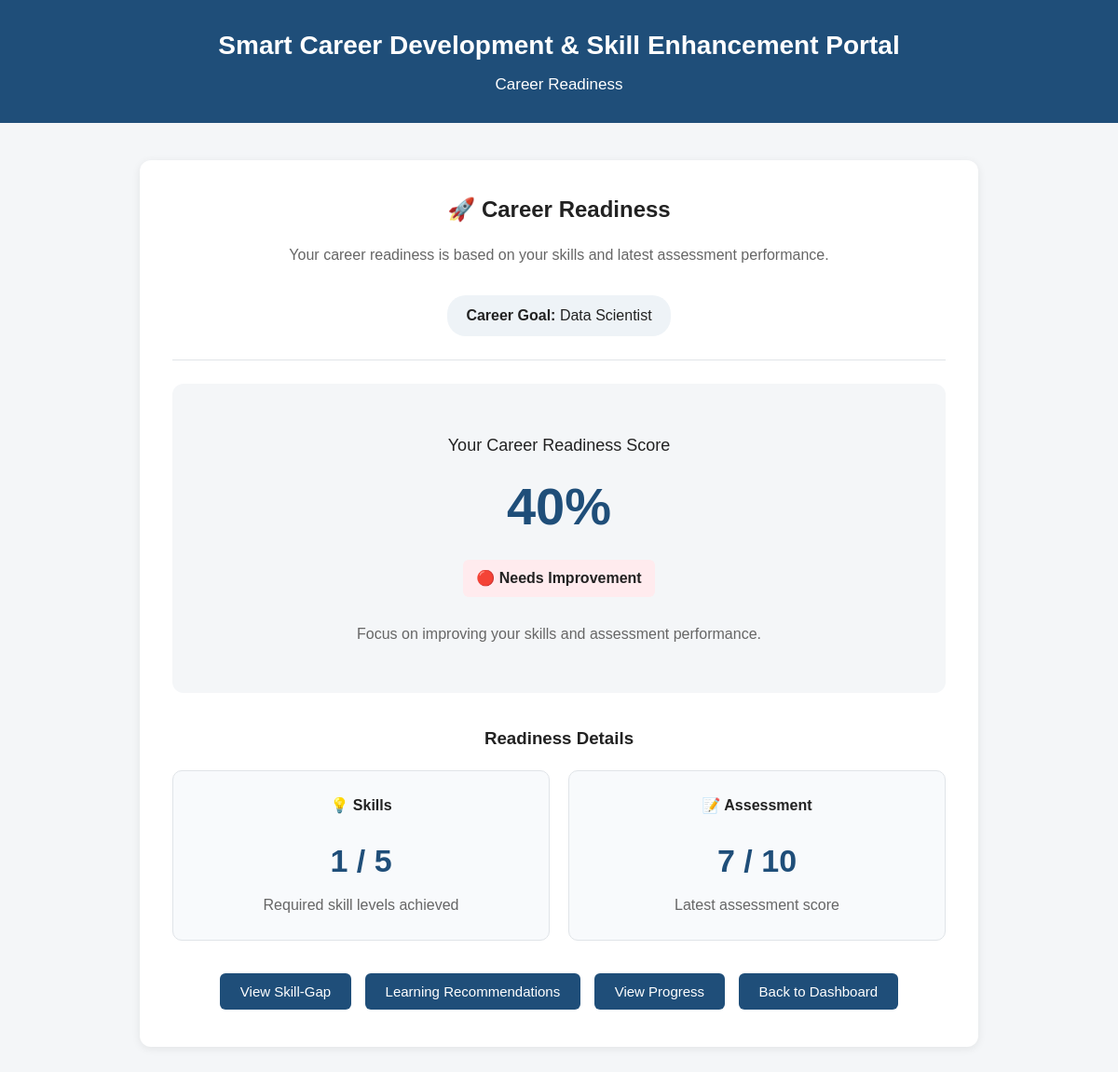
Screenshot of /career-readiness (signed in) with the database file from the repository.
### models.py (models this page shows, shortened)
class Student(db.Model):
    id = db.Column(db.Integer, primary_key=True)
    name = db.Column(db.String(100), nullable=False)
    email = db.Column(db.String(100), unique=True, nullable=False)
    password = db.Column(db.String(255), nullable=False)
    course = db.Column(db.String(100))
    career_goal = db.Column(db.String(100))

class AssessmentResult(db.Model):
    id = db.Column(db.Integer, primary_key=True)
    score = db.Column(db.Integer, nullable=False)
    total_questions = db.Column(db.Integer, nullable=False)
    student_id = db.Column(
        db.Integer,
        db.ForeignKey("student.id"),
        nullable=False
    )

### app.py (the view)
@app.route("/career-readiness")
def career_readiness():
    if "student_id" not in session:
        return redirect(url_for("login"))
    student = Student.query.get(session["student_id"])
    student_skills = Skill.query.filter_by(
        student_id=student.id
    ).all()
    required_skills = CareerSkill.query.filter_by(
        career_name=student.career_goal
    ).all()
    latest_result = AssessmentResult.query.filter_by(
        student_id=student.id
    ).order_by(
        AssessmentResult.id.desc()
    ).first()
    skill_levels = {
        "Beginner": 1,
        "Intermediate": 2,
        "Advanced": 3
    }
    matched_skills = 0
    for required in required_skills:
        for skill in student_skills:
            if skill.skill_name.lower() == required.skill_name.lower():
                if (
                    skill_levels[skill.skill_level]
                    >= skill_levels[required.required_level]
                ):
                    matched_skills += 1
                break
    if len(required_skills) > 0:
        skill_readiness = (
            matched_skills / len(required_skills)
        ) * 100
    else:
        skill_readiness = 0
    if latest_result and latest_result.total_questions > 0:
        assessment_percentage = (
            latest_result.score
            / latest_result.total_questions
        ) * 100
    else:
        assessment_percentage = 0
    readiness_score = round(
        (skill_readiness * 0.6)
        +
        (assessment_percentage * 0.4)
    )
    if readiness_score >= 75:
        readiness_status = "Highly Ready"
    elif readiness_score >= 50:
        readiness_status = "Moderately Ready"
    else:
        readiness_status = "Needs Improvement"
    return render_template(
        "career_readiness.html",
        student=student,
        readiness_score=readiness_score,
        readiness_status=readiness_status,
        matched_skills=matched_skills,
        total_required_skills=len(required_skills),
        assessment_result=latest_result
    )

### templates/career_readiness.html (shortened to what this page needs)
<!DOCTYPE html>
<html lang="en">
<head>
    <link rel="stylesheet"
          href="{{ url_for('static', filename='css/style.css') }}">
</head>
<body>
    <header>
        <h1>Smart Career Development & Skill Enhancement Portal</h1>
        <p>Career Readiness</p>
    </header>
    <main>
        <section class="readiness-container">
            <div class="readiness-header">
                <h2>🚀 Career Readiness</h2>
                <p>
                    Your career readiness is based on your skills
                    and latest assessment performance.
                </p>
                <div class="career-badge">
                    <strong>Career Goal:</strong>
                    {{ student.career_goal }}
                </div>
            </div>
            <hr>
            <div class="readiness-score-card">
                <p class="score-title">
                    Your Career Readiness Score
                </p>
                <div class="readiness-score">
                    {{ readiness_score }}%
                </div>
                {% if readiness_status == "Highly Ready" %}
                    <div class="readiness-status highly-ready">
                        🟢 Highly Ready
                    </div>
                    <p>
                        You have a strong combination of required
                        skills and assessment performance.
                    </p>
                {% else %}
                    <div class="readiness-status needs-improvement">
                        🔴 Needs Improvement
                    </div>
                    <p>
                        Focus on improving your skills and
                        assessment performance.
                    </p>
                {% endif %}
            </div>
            <h3>Readiness Details</h3>
            <div class="readiness-grid">
                <div class="readiness-detail-card">
                    <h4>💡 Skills</h4>
                    <div class="detail-number">
                        {{ matched_skills }}
                        /
                        {{ total_required_skills }}
                    </div>
                    <p>
                        Required skill levels achieved
                    </p>
                </div>
                <div class="readiness-detail-card">
                    <h4>📝 Assessment</h4>
                    {% if assessment_result %}
                        <div class="detail-number">
                            {{ assessment_result.score }}
                            /
                            {{ assessment_result.total_questions }}
                        </div>
                        <p>
                            Latest assessment score
                        </p>
                    {% endif %}
                </div>
            </div>
            <div class="readiness-actions">
                <a href="{{ url_for('skill_gap') }}">
                    <button type="button">
                        View Skill-Gap
                    </button>
                </a>
                <a href="{{ url_for('learning_recommendation') }}">
                    <button type="button">
                        Learning Recommendations
                    </button>
                </a>
                <a href="{{ url_for('progress_tracking') }}">
                    <button type="button">
                        View Progress
                    </button>
                </a>
                <a href="{{ url_for('dashboard') }}">
                    <button type="button">
                        Back to Dashboard
                    </button>
                </a>
            </div>
        </section>
    </main>
</body>
</html>

### static/css/style.css (style rules this page uses)
* { box-sizing: border-box; }
body { margin: 0; font-family: Arial, sans-serif; background-color: #f4f6f8; color: #222; line-height: 1.5; }
header { background-color: #1f4e79; color: white; text-align: center; padding: 28px 20px; }
header h1 { margin: 0; font-size: 28px; }
header p { margin: 8px 0 0; font-size: 17px; }
hr { border: none; border-top: 1px solid #e1e5e8; margin: 25px 0; }
a { color: #1f4e79; text-decoration: none; }
button { padding: 11px 22px; border: none; border-radius: 6px; cursor: pointer; background-color: #1f4e79; color: white; font-size: 15px; }
.career-badge { display: inline-block; margin-top: 15px; padding: 10px 20px; background-color: #eef3f7; border-radius: 20px; }
.readiness-container { background-color: white; width: 90%; max-width: 900px; margin: 40px auto; padding: 35px; border-radius: 12px; box-shadow: 0 2px 10px rgba(0, 0, 0, 0.08); }
.readiness-header { text-align: center; }
.readiness-header h2 { margin-top: 0; }
.readiness-header p { color: #666; }
.readiness-score-card { background-color: #f4f6f8; border-radius: 12px; padding: 35px; text-align: center; margin: 25px 0 35px; }
.score-title { font-size: 18px; margin-bottom: 10px; }
.readiness-score { font-size: 56px; font-weight: bold; color: #1f4e79; margin: 10px 0 15px; }
.readiness-status { display: inline-block; padding: 8px 14px; border-radius: 6px; font-weight: bold; margin-bottom: 12px; }
.needs-improvement { background-color: #ffebee; }
.readiness-score-card p:last-child { color: #666; }
.readiness-container > h3 { text-align: center; margin-bottom: 20px; }
.readiness-grid { display: grid; grid-template-columns: repeat(2, 1fr); gap: 20px; }
.readiness-detail-card { background-color: #f8fafc; border: 1px solid #e0e4e8; border-radius: 10px; padding: 25px; text-align: center; }
.readiness-detail-card h4 { margin-top: 0; }
.detail-number { font-size: 34px; font-weight: bold; color: #1f4e79; margin: 10px 0; }
.readiness-detail-card p { color: #666; margin: 0; }
.readiness-actions { text-align: center; margin-top: 30px; }
.readiness-actions button { margin: 5px; }

### rows the page displays
Student: career_goal "Data Scientist"
AssessmentResult: score "7", total_questions "10"

### other values shown
{{ readiness_score }} "40"
{{ matched_skills }} "1"
{{ total_required_skills }} "5"
